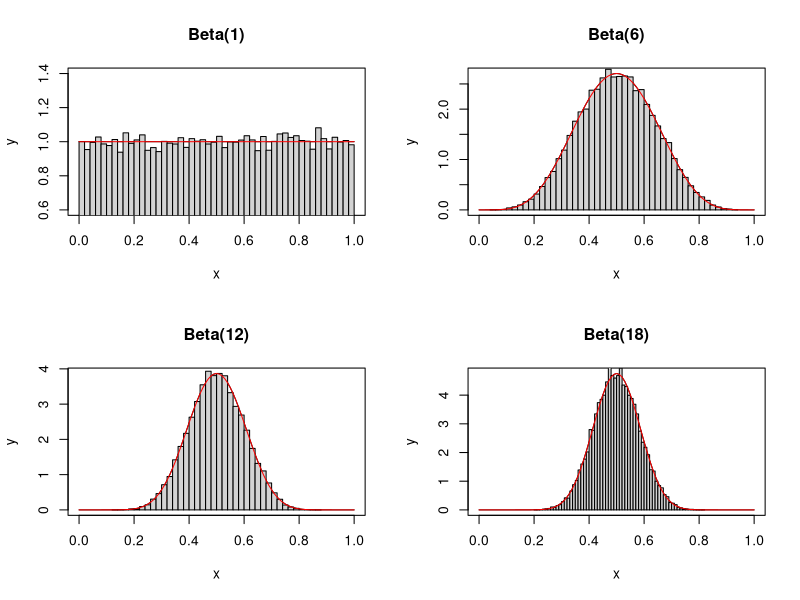

Here is the R script that generated this plot:
# 2018.10.27 recap
#####################################
# MCMC
#####################################

#1. M-H algorithm

#target distributions Beta(a,a)

a = c(1,6,12,18)
target = function(x,i) dbeta(x, a[i], a[i]) #beta distribution 
?dbeta

# grid for plotting density function
x = seq(0,1,0.01)
x
#storage vector
N =  150000
sim.vec = matrix(0,4,N)

#Metropolis algorithm with normal kernel
par(mfrow=c(2,2))
for (i in 1:4)
{
  y = target(x,i)
  plot(x, y, type="l", main=paste("Beta(", a[i],")",sep=""))
  
  current.x = 1/2  # Initial value
  for (k in 1:N)
  {
    propose.x = rnorm(1, current.x, 0.5) #~normal dist
    alpha = min(1, target(propose.x, i)/target(current.x,i))
    if (alpha==1) current.x = propose.x
    else
    {
      tmp = runif(1)
      if (tmp <= alpha) current.x = propose.x
    }
    sim.vec[i,k] = current.x
  }
  #plot result
  hist(sim.vec[i,50000:N], n= 50, prob=TRUE, add=T)
  lines(x,y,col="red")
}
